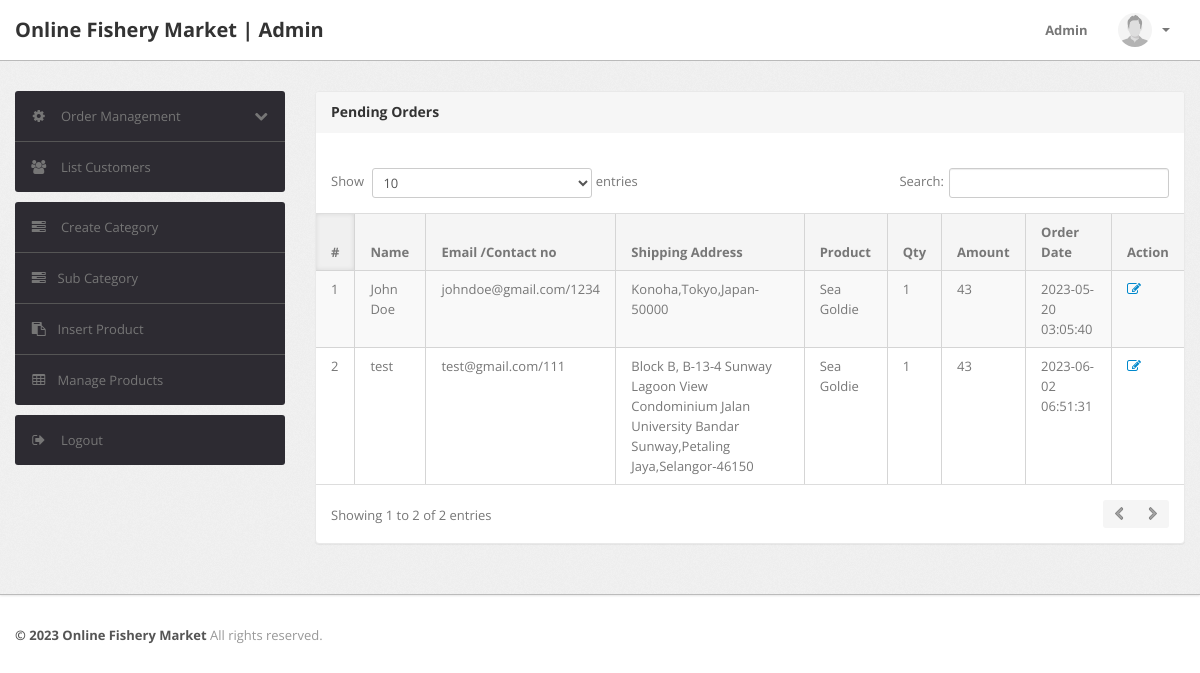
The app's page /css/admin/pending-orders.php (signed in) with its own data.
### tables this page shows
CREATE TABLE `orders` (
  `id` int(11) NOT NULL,
  `userId` int(11) DEFAULT NULL,
  `productId` varchar(255) DEFAULT NULL,
  `quantity` int(11) DEFAULT NULL,
  `orderDate` timestamp NOT NULL DEFAULT current_timestamp(),
  `paymentMethod` varchar(50) DEFAULT NULL,
  `orderStatus` varchar(55) DEFAULT NULL
);

CREATE TABLE `users` (
  `id` int(11) NOT NULL,
  `name` varchar(255) DEFAULT NULL,
  `email` varchar(255) DEFAULT NULL,
  `contactno` bigint(11) DEFAULT NULL,
  `password` varchar(255) DEFAULT NULL,
  `shippingAddress` longtext DEFAULT NULL,
  `shippingState` varchar(255) DEFAULT NULL,
  `shippingCity` varchar(255) DEFAULT NULL,
  `shippingPincode` int(11) DEFAULT NULL,
  `billingAddress` longtext DEFAULT NULL,
  `billingState` varchar(255) DEFAULT NULL,
  `billingCity` varchar(255) DEFAULT NULL,
  `billingPincode` int(11) DEFAULT NULL,
  `regDate` timestamp NOT NULL DEFAULT current_timestamp(),
  `updationDate` varchar(255) DEFAULT NULL
);

CREATE TABLE `products` (
  `id` int(11) NOT NULL,
  `category` int(11) NOT NULL,
  `subCategory` int(11) DEFAULT NULL,
  `productName` varchar(255) DEFAULT NULL,
  `productCompany` varchar(255) DEFAULT NULL,
  `productPrice` int(11) DEFAULT NULL,
  `productPriceBeforeDiscount` int(11) DEFAULT NULL,
  `productDescription` longtext DEFAULT NULL,
  `productImage1` varchar(255) DEFAULT NULL,
  `productImage2` varchar(255) DEFAULT NULL,
  `productImage3` varchar(255) DEFAULT NULL,
  `shippingCharge` int(11) DEFAULT NULL,
  `productAvailability` varchar(255) DEFAULT NULL,
  `postingDate` timestamp NULL DEFAULT current_timestamp(),
  `updationDate` varchar(255) DEFAULT NULL
);

### css/admin/pending-orders.php (the view, shortened to what this page needs)
<?php
include('include/config.php');
if(strlen($_SESSION['alogin'])==0)
	{
header('location:index.php');
}
else{
?>
<!DOCTYPE html>
<html lang="en">
<head>
	<link type="text/css" href="bootstrap/css/bootstrap.min.css" rel="stylesheet">
	<link type="text/css" href="bootstrap/css/bootstrap-responsive.min.css" rel="stylesheet">
	<link type="text/css" href="css/theme.css" rel="stylesheet">
	<link type="text/css" href="images/icons/css/font-awesome.css" rel="stylesheet">
</head>
<body>
<?php include('include/header.php');?>
	<div class="wrapper">
		<div class="container">
			<div class="row">
<?php include('include/sidebar.php');?>
			<div class="span9">
					<div class="content">
	<div class="module">
							<div class="module-head">
								<h3>Pending Orders</h3>
							</div>
							<div class="module-body table">
									<br />
								<table cellpadding="0" cellspacing="0" border="0" class="datatable-1 table table-bordered table-striped	 display table-responsive" >
									<thead>
										<tr>
											<th>#</th>
											<th> Name</th>
											<th width="50">Email /Contact no</th>
											<th>Shipping Address</th>
											<th>Product </th>
											<th>Qty </th>
											<th>Amount </th>
											<th>Order Date</th>
											<th>Action</th>
										</tr>
									</thead>
<tbody>
<?php
$status='Delivered';
$query=mysqli_query($con,"select users.name as username,users.email as useremail,users.contactno as usercontact,users.shippingAddress as shippingaddress,users.shippingCity as shippingcity,users.shippingState as shippingstate,users.shippingPincode as shippingpincode,products.productName as productname,products.shippingCharge as shippingcharge,orders.quantity as quantity,orders.orderDate as orderdate,products.productPrice as productprice,orders.id as id  from orders join users on  orders.userId=users.id join products on products.id=orders.productId where orders.	orderStatus!='$status' or orders.orderStatus is null");
$cnt=1;
while($row=mysqli_fetch_array($query))
{
?>
										<tr>
											<td><?php echo htmlentities($cnt);?></td>
											<td><?php echo htmlentities($row['username']);?></td>
<td><?php echo htmlentities($row['useremail']);?>/<?php echo htmlentities($row['usercontact']);?></td>
<td><?php echo htmlentities($row['shippingaddress'].",".$row['shippingcity'].",".$row['shippingstate']."-".$row['shippingpincode']);?></td>
											<td><?php echo htmlentities($row['productname']);?></td>
											<td><?php echo htmlentities($row['quantity']);?></td>
											<td><?php echo htmlentities($row['quantity']*$row['productprice']+$row['shippingcharge']);?></td>
											<td><?php echo htmlentities($row['orderdate']);?></td>
											<td>   <a href="updateorder.php?oid=<?php echo htmlentities($row['id']);?>" title="Update order" target="_blank"><i class="icon-edit"></i></a>
											</td>
											</tr>
										<?php $cnt=$cnt+1; } ?>
										</tbody>
								</table>
							</div>
						</div>
					</div>
				</div>
			</div>
		</div>
	</div>
<?php include('include/footer.php');?>
</body>
<?php } ?>

### records on screen
orders: userId.name "John Doe", userId.email "johndoe@gmail.com", userId.contactno "1234", userId.shippingPincode "Konoha,Tokyo,Japan-50000", productId.productName "Sea Goldie", quantity "1", $row['quantity']*$row['productprice']+$row['shippingcharge'] "43", orderDate "2023-05-20 03:05:40"
orders: userId.name "test", userId.email "test@gmail.com", userId.contactno "111", userId.shippingPincode "Block B, B-13-4 Sunway Lagoon View Condominium Jalan University Bandar Sunway,Petaling Jaya,Selangor-46150", productId.productName "Sea Goldie", quantity "1", $row['quantity']*$row['productprice']+$row['shippingcharge'] "43", orderDate "2023-06-02 06:51:31"
